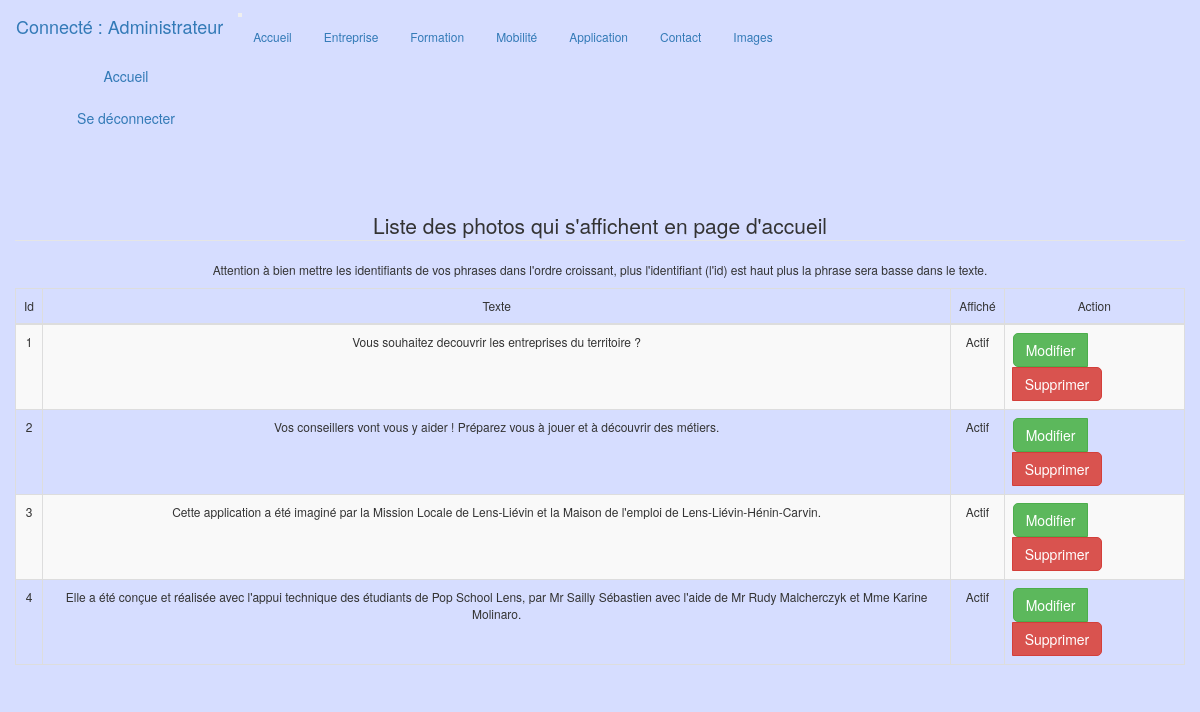
Page /admin/www/home/goal.php (signed in) on the committed database.
### tables this page shows
CREATE TABLE `goal` (
  `id` int(11) NOT NULL,
  `text` varchar(300) NOT NULL,
  `done` tinyint(1) NOT NULL DEFAULT '0'
);

### admin/www/home/goal.php (the view)
<?php include('../include/header.php');?>
<div class = 'container-fluid text-center'>
  <legend>Liste des photos qui s'affichent en page d'accueil</legend>
  <p>Attention à bien mettre les identifiants de vos phrases dans l'ordre croissant, plus l'identifiant (l'id) est haut plus la phrase sera basse dans le texte.</p>
  <table class = 'table table-bordered table-striped'>
    <thead>
      <tr>
        <td class = 'col-1'> Id </td>
        <td class = 'col-8'> Texte </td>
        <td class = 'col-1'> Affiché </td>
        <td class = 'col-1'> Action</td>
      </tr>
    </thead>
    <tbody>
<?php
$sql = $db->query("SELECT * FROM goal");
while ($row = $sql->fetch_assoc()) {
  if ($row['done'] === "1") {
    $row['done'] =  "Actif";
  } else {
    $row['done'] = "Inactif";
  }
  printf("
  <tr>
  <td class = 'col-1'>%s</td>
  <td class = 'col-8'>%s</td>
  <td class = 'col-1'>%s</td>
  <td class = 'col-2'><div class='btn-group'><a class='btn btn-success' href='change_goal.php?id=%s'>Modifier</a>
  <a class='btn btn-danger' onclick='return window.confirm(&quot;Voulez vraiment supprimer cet élément ?&quot;);' href='delete_goal.php?id=%s'>Supprimer</a></div></td>"
  , $row['id']
  , $row['text']
  , $row['done']
  , $row['id']
  , $row['id']);
}
 ?>
</div>

### admin/css/style.css (style rules this page uses)
* { margin: 0px; padding: 0px; }
body { font-size: 120%; background-color: rgb(214, 221, 255); }
.btn { border-radius: 5px; }

### rows in the picture
goal: id "1", text "Vous souhaitez decouvrir les entreprises du territoire ?", done "Actif"
goal: id "2", text "Vos conseillers vont vous y aider ! Préparez vous à jouer et à découvrir des métiers.", done "Actif"
goal: id "3", text "Cette application a été imaginé par la Mission Locale de Lens-Liévin et la Maison de l'emploi de Lens-Liévin-Hénin-Carvin.", done "Actif"
goal: id "4", text "Elle a été conçue et réalisée avec l'appui technique des étudiants de Pop School Lens, par Mr Sailly Sébastien avec l'aide de Mr Rudy Malcherczyk et Mme Karine Molinaro.", done "Actif"

### other values in the picture
$_SESSION['username'] "Administrateur"
